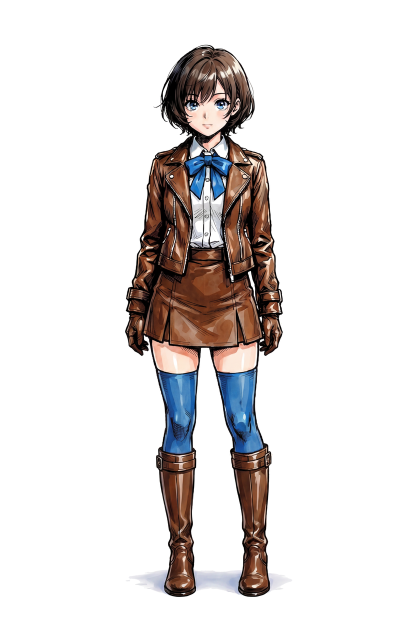
#> input picture assets/lora/JSEED/dataset-v10/front-full.png, 832 x 1248 px, found by its file name (shown at 1/2 size)
$ python build_jseed_dataset_v12.py
#> lines starting #> are read from the running program, lines starting #| are printed output that depends on the picture; after the words box and inside, x2 and y2 are one past the last pixel; in counts of white or black regions, pixels touching at a corner belong together
#!/usr/bin/env python3
"""Build the JSEED training dataset v12 — non-destructief, met achtergrondvarianten.

Elke master wordt UITSLUITEND gepad (met de randkleur van zijn eigen canvas)
tot de dichtstbijzijnde officiële FLUX.2-bucketverhouding en daarna met
Lanczos geschaald naar exact die bucket. Geen segmentatie, geen alpha, geen
compositing: elke haarstreng en elke witte lineart-vulling blijft behouden.
De enige pixelbewerking is uniform schalen — hetzelfde dat de trainer anders
zelf zou doen.

Eén expliciete rij per master met de volledige caption als literal.
Vervangt de afgekeurde segmentatieroute uit
scripts/prepare_jillian_subject_lora_dataset_v4.py (dataset v9, zie
assets/lora/JSEED/TRAINING_HANDOFF.md).
"""
from __future__ import annotations

import json
import math

import scipy.ndimage
from pathlib import Path

import numpy as np
from PIL import Image

MASTERS_DIR = Path("assets/lora/JSEED/masters")
OUTPUT = Path("assets/lora/JSEED/dataset-v12")
REVIEW = Path("assets/lora/JSEED/review")

# Achtergrondvarianten: naam-in-caption, RGB.
BACKGROUNDS = (
    ("white", (255, 255, 255)),
    ("warm ivory", (244, 239, 231)),
    ("cool light gray", (224, 230, 236)),
    ("pale blue", (210, 224, 238)),
    ("pale sage", (218, 230, 218)),
    ("pale rose", (238, 220, 226)),
    ("medium gray", (163, 169, 176)),
    ("dark slate", (50, 58, 70)),
)

# Officiële ~1MP FLUX.2-buckets als (hoogte, breedte).
BUCKETS = (
    (672, 1568), (688, 1504), (720, 1456), (752, 1392), (800, 1328),
    (832, 1248), (880, 1184), (944, 1104), (1024, 1024), (1104, 944),
    (1184, 880), (1248, 832), (1328, 800), (1392, 752), (1456, 720),
    (1504, 688), (1568, 672),
)

# (bestand in masters/, volledige caption)
MASTERS = [
    ("front-full.png",
     "JSEED. Black ink line art with light watercolor-like coloring. Full-body front view with a neutral expression. Plain white background."),
    ("front-full-cellshaded.png",
     "JSEED. Anime cel shading with clean ink outlines. Full-body front view with a faint smile. Plain white background."),
    ("front-full-lineart.png",
     "JSEED. Black-and-white ink line art. Full-body front view with a neutral expression. Plain white background."),
    ("side-full.png",
     "JSEED. Black ink line art with light watercolor-like coloring. Full-body left-facing side view with a neutral expression. Plain white background."),
    ("side-full-cellshaded.png",
     "JSEED. Anime cel shading with clean ink outlines. Full-body left-facing side view with a neutral expression. Plain white background."),
    ("side-full-lineart.png",
     "JSEED. Black-and-white ink line art. Full-body left-facing side view with a neutral expression. Plain white background."),
    ("back-full.png",
     "JSEED. Black ink line art with light watercolor-like coloring. Full-body rear view. Plain white background."),
    ("back-full-cellshaded.png",
     "JSEED. Anime cel shading with clean ink outlines. Full-body rear view. Plain white background."),
    ("back-full-lineart.png",
     "JSEED. Black-and-white ink line art. Full-body rear view. Plain white background."),
    ("front-upperbody.png",
     "JSEED. Black ink line art with light watercolor-like coloring. Front upper-body portrait with a neutral expression. Plain white background."),
    ("front-portrait-cellshaded.png",
     "JSEED. Anime cel shading with clean ink outlines. Front upper-body portrait with a neutral expression. Plain white background."),
    ("font-portrait-lineart.png",
     "JSEED. Black-and-white ink line art. Front upper-body portrait with a neutral expression. Plain white background."),
    ("side-upperbody.png",
     "JSEED. Black ink line art with light watercolor-like coloring. Left-facing side-profile upper-body portrait with a neutral expression. Plain white background."),
    ("three-quarter-upperbody.png",
     "JSEED. Black ink line art with light watercolor-like coloring. Left-facing three-quarter upper-body view with a neutral expression. Plain white background."),
    ("three-quarter-upperbody-cellshaded.png",
     "JSEED. Anime cel shading with clean ink outlines. Left-facing three-quarter upper-body view with a neutral expression. Plain white background."),
    ("three-quarter-upperbody-lineart.png",
     "JSEED. Black-and-white ink line art. Left-facing three-quarter upper-body view with a neutral expression. Plain white background."),
    ("portrait-lookleft.png",
     "JSEED. Black ink line art with light watercolor-like coloring. Upper-body portrait looking to the left with a neutral expression. Plain white background."),
    ("portrait-lookleft-cellshaded.png",
     "JSEED. Anime cel shading with clean ink outlines. Upper-body portrait looking to the left with a neutral expression. Plain white background."),
    ("portrait-lookleft-lineart.png",
     "JSEED. Black-and-white ink line art. Upper-body portrait looking to the left with a neutral expression. Plain white background."),
    ("determined_fullbody_wide.png",
     "JSEED. Black ink line art with light watercolor-like coloring. Full-body standing view with a determined expression. Plain white background."),
    ("determined_fullbody_wide-cellshaded.png",
     "JSEED. Anime cel shading with clean ink outlines. Full-body standing view with a determined expression. Plain white background."),
    ("determined_fullbody_wide-lineart.png",
     "JSEED. Black-and-white ink line art. Full-body standing view with a determined expression. Plain white background."),
    ("determined_nearly_fullbody.png",
     "JSEED. Black ink line art with light watercolor-like coloring. Nearly full-body standing view with a determined expression. Plain white background."),
    ("determined_nearly_fullbody-cellshaded.png",
     "JSEED. Anime cel shading with clean ink outlines. Nearly full-body standing view with a determined expression. Plain white background."),
    ("determined_nearly_fullbody-lineart.png",
     "JSEED. Black-and-white ink line art. Nearly full-body standing view with a determined expression. Plain white background."),
    ("determined_portrait.png",
     "JSEED. Black ink line art with light watercolor-like coloring. Portrait with a determined expression. Plain white background."),
    ("determined_portrait-cellshaded.png",
     "JSEED. Anime cel shading with clean ink outlines. Portrait with a determined expression. Plain white background."),
    ("determined_portrait-lineart.png",
     "JSEED. Black-and-white ink line art. Portrait with a determined expression. Plain white background."),
    ("determined_waistup_wide.png",
     "JSEED. Black ink line art with light watercolor-like coloring. Waist-up view with a determined expression. Plain white background."),
    ("determined_waistup_wide-cellshaded.png",
     "JSEED. Anime cel shading with clean ink outlines. Waist-up view with a determined expression. Plain white background."),
    ("determined_waistup_wide-lineart.png",
     "JSEED. Black-and-white ink line art. Waist-up view with a determined expression. Plain white background."),
    ("upset_fullbody_wide.png",
     "JSEED. Black ink line art with light watercolor-like coloring. Seated full-body view, tense and sweating. Plain white background."),
    ("upset_fullbody_wide-cellshaded.png",
     "JSEED. Anime cel shading with clean ink outlines. Seated full-body view, tense and sweating. Plain white background."),
    ("upset_fullbody_wide-lineart.png",
     "JSEED. Black-and-white ink line art. Seated full-body view, tense and sweating. Plain white background."),
    ("upset_nearly_fullbody.png",
     "JSEED. Black ink line art with light watercolor-like coloring. Nearly full-body view, visibly upset with tears. Plain white background."),
    ("upset_nearly_fullbody-cellshaded.png",
     "JSEED. Anime cel shading with clean ink outlines. Nearly full-body view, visibly upset with tears. Plain white background."),
    ("upset_nearly_fullbody-lineart.png",
     "JSEED. Black-and-white ink line art. Nearly full-body view, visibly upset with tears. Plain white background."),
    ("upset_portrait.png",
     "JSEED. Black ink line art with light watercolor-like coloring. Portrait, visibly upset with tears. Plain white background."),
    ("upset_portrait-cellshaded.png",
     "JSEED. Anime cel shading with clean ink outlines. Portrait, visibly upset with tears. Plain white background."),
    ("upset_portrait-lineart.png",
     "JSEED. Black-and-white ink line art. Portrait, visibly upset with tears. Plain white background."),
    ("upset_waistup_wide.png",
     "JSEED. Black ink line art with light watercolor-like coloring. Waist-up view, visibly upset with tears. Plain white background."),
    ("upset_waistup_wide-cellshaded.png",
     "JSEED. Anime cel shading with clean ink outlines. Waist-up view, visibly upset with tears. Plain white background."),
    ("upset_waistup_wide-lineart.png",
     "JSEED. Black-and-white ink line art. Waist-up view, visibly upset with tears. Plain white background."),
    ("warm_smile_nearly_fullbody.png",
     "JSEED. Black ink line art with light watercolor-like coloring. Nearly full-body standing view with a warm smile. Plain white background."),
    ("warm_smile_nearly_fullbody-cellshaded.png",
     "JSEED. Anime cel shading with clean ink outlines. Nearly full-body standing view with a warm smile. Plain white background."),
    ("warm_smile_nearly_fullbody-lineart.png",
     "JSEED. Black-and-white ink line art. Nearly full-body standing view with a warm smile. Plain white background."),
    ("warm_smile_portrait.png",
     "JSEED. Black ink line art with light watercolor-like coloring. Portrait with a warm smile. Plain white background."),
    ("warm_smile_portrait-cellshaded.png",
     "JSEED. Anime cel shading with clean ink outlines. Portrait with a warm smile. Plain white background."),
    ("warm_smile_portrait-lineart.png",
     "JSEED. Black-and-white ink line art. Portrait with a warm smile. Plain white background."),
    ("warm_smile_waistup_wide.png",
     "JSEED. Black ink line art with light watercolor-like coloring. Waist-up view with a warm smile. Plain white background."),
    ("warm_smile_waistup_wide-cellshaded.png",
     "JSEED. Anime cel shading with clean ink outlines. Waist-up view with a warm smile. Plain white background."),
    ("warm_smile_waistup_wide-lineart.png",
     "JSEED. Black-and-white ink line art. Waist-up view with a warm smile. Plain white background."),
]


def border_color(image: Image.Image) -> tuple[int, int, int]:
    """Mediaan van de randpixels: robuust tegen een figuur die de rand raakt."""
    pixels = np.asarray(image, dtype=np.float64)
    edges = np.concatenate([
        pixels[:8].reshape(-1, 3),
        pixels[-8:].reshape(-1, 3),
        pixels[:, :8].reshape(-1, 3),
        pixels[:, -8:].reshape(-1, 3),
    ])
    return tuple(int(round(v)) for v in np.median(edges, axis=0))


def edge_touches_figure(edge_pixels: np.ndarray, color: tuple[int, int, int]) -> bool:
    distance = np.abs(edge_pixels.astype(np.float64) - color).sum(axis=1)
    return (distance > 120).mean() > 0.02


def nearest_bucket(width: int, height: int) -> tuple[int, int]:
    aspect = width / height
    return min(BUCKETS, key=lambda b: abs(math.log(aspect / (b[1] / b[0]))))


def pad_to_aspect(image: Image.Image, aspect: float, color: tuple[int, int, int]) -> Image.Image:
    """Padden tot exact de gevraagde verhouding; voegt alleen randpixels toe.

    Randen waar de figuur is afgesneden (bijv. de onderkant van een portret)
    krijgen geen padding — anders ontstaat daar een zwevende band."""
    width, height = image.size
    pixels = np.asarray(image)
    if width / height < aspect:
        new_width, new_height = int(round(height * aspect)), height
    else:
        new_width, new_height = width, int(round(width / aspect))
    pad_x = new_width - width
    pad_y = new_height - height
    left = pad_x // 2
    if pad_x and edge_touches_figure(pixels[:, 0], color):
        left = 0
    elif pad_x and edge_touches_figure(pixels[:, -1], color):
        left = pad_x
    top = pad_y // 2
    if pad_y and edge_touches_figure(pixels[0], color):
        top = 0
    elif pad_y and edge_touches_figure(pixels[-1], color):
        top = pad_y
    canvas = Image.new("RGB", (new_width, new_height), color)
    canvas.paste(image, (left, top))
    return canvas


LIGHT_BACKGROUNDS = ("white", "warm ivory", "cool light gray", "pale blue", "pale sage", "pale rose")


def background_region(pixels: np.ndarray, white: tuple[int, int, int]) -> tuple[np.ndarray, np.ndarray]:
    """Achtergrond = licht-en-kleurloos gebied dat vanaf de canvasrand bereikbaar is.

    Doorlaatbaar zijn wit én lichte grijze slagschaduwen (licht + lage
    saturatie), zodat de fill door schaduwen heen ook ingesloten zakken
    (tussen benen, onder armen) bereikt. Inktlijnen en gekleurde pixels zijn
    barrières: wit bínnen het onderwerp (blouse, lineart-vulling, highlights)
    blijft onbereikbaar en dus onaangetast."""
    passable = (pixels.min(axis=2) >= 175) & (pixels.max(axis=2) - pixels.min(axis=2) <= 30)
    labels, _ = scipy.ndimage.label(passable)
    border_labels = np.unique(np.concatenate([
        labels[0], labels[-1], labels[:, 0], labels[:, -1],
    ]))
    border_labels = border_labels[border_labels != 0]
    region = np.isin(labels, border_labels)
    band = scipy.ndimage.binary_dilation(region, iterations=2) & ~region
    return region, band


def apply_background(
    padded: Image.Image,
    region: np.ndarray,
    band: np.ndarray,
    white: tuple[int, int, int],
    color: tuple[int, int, int],
) -> Image.Image:
    """Multiplicatieve overdracht P' = P * (kleur/wit) op achtergrond + randband.

    Wit wordt exact de nieuwe kleur, een schaduwgrijs wordt dezelfde schaduw
    op de nieuwe kleur, en anti-alias-randpixels mengen mee — geen halo's."""
    pixels = np.asarray(padded, dtype=np.float64)
    factor = np.asarray(color, dtype=np.float64) / np.asarray(white, dtype=np.float64)
    output = pixels.copy()
    zone = region | band
    output[zone] = np.clip(pixels[zone] * factor, 0, 255)
    return Image.fromarray(output.astype(np.uint8))


def tint_paper(padded: Image.Image, white: tuple[int, int, int], color: tuple[int, int, int]) -> Image.Image:
    """Lineart: het hele vel krijgt de papiertint (multiply), binnenwit incluis."""
    pixels = np.asarray(padded, dtype=np.float64)
    factor = np.asarray(color, dtype=np.float64) / np.asarray(white, dtype=np.float64)
    return Image.fromarray(np.clip(pixels * factor, 0, 255).astype(np.uint8))


def main() -> None:
    if OUTPUT.exists():
        raise FileExistsError(
            f"{OUTPUT} bestaat al — een gewijzigde dataset krijgt een nieuw pad "
            "(en een nieuwe cache en trainingsoutput)."
        )
    OUTPUT.mkdir(parents=True)
    REVIEW.mkdir(parents=True, exist_ok=True)

    manifest = []
    records = []
    used_buckets = []
    for file_name, prompt in MASTERS:
        if not prompt.endswith("Plain white background."):
            raise ValueError(f"Caption van {file_name} eindigt niet op de achtergrondzin")
        source = Image.open(MASTERS_DIR / file_name).convert("RGB")
#> source is the input picture: PIL image 832x1248 RGB; mean R, G, B 225.3, 221.4, 220.6
        white = border_color(source)
#> white = (255, 255, 255)
        bucket_height, bucket_width = nearest_bucket(*source.size)
        padded = pad_to_aspect(source, bucket_width / bucket_height, white)
        if (bucket_height, bucket_width) not in used_buckets:
            used_buckets.append((bucket_height, bucket_width))
        is_lineart = "-lineart" in file_name or file_name == "font-portrait-lineart.png"
        if not is_lineart:
            region, band = background_region(np.asarray(padded), white)
#> in background_region, `passable = (pixels.min(axis=2) >= 175) & (pixels.max(axis=2) - pixels...`:
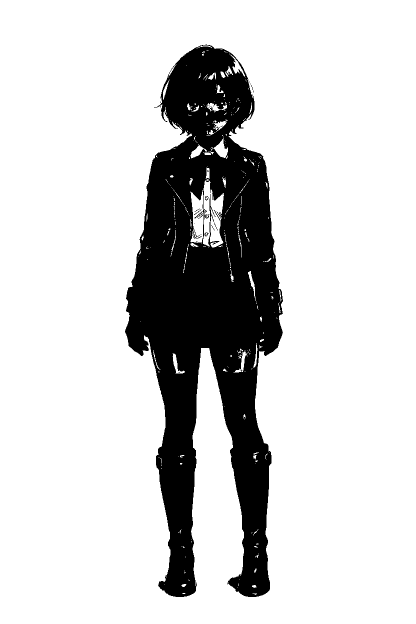
#> passable: shape (1248, 832) bool (shown at 1/2 size); 81.7% white; 37 black regions (33 under 20 px), largest, box (x1, y1, x2, y2) and area: (250, 89, 566, 1194) 189963, (410, 392, 417, 401) 29, (409, 465, 417, 473) 29, (388, 419, 403, 430) 21
#> in background_region, `labels, _ = scipy.ndimage.label(passable)`:
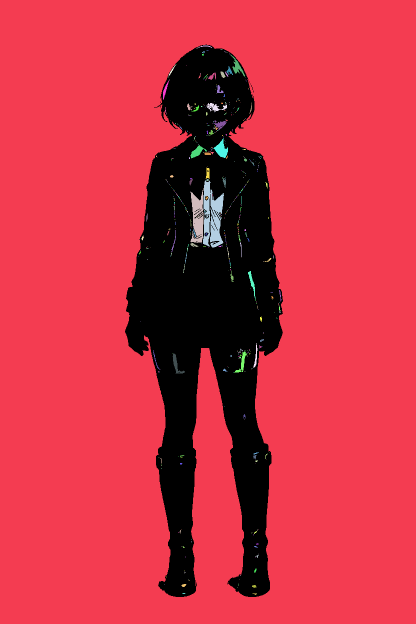
#> labels: shape (1248, 832) int32 (shown at 1/2 size); 550 distinct labels, from 0 to 549; one colour per label, 0 black
#> in background_region, `border_labels = np.unique(np.concatenate([ labels[0], labels[-1], labe..`: border_labels = [1]
#> in background_region, `region = np.isin(labels, border_labels)`:
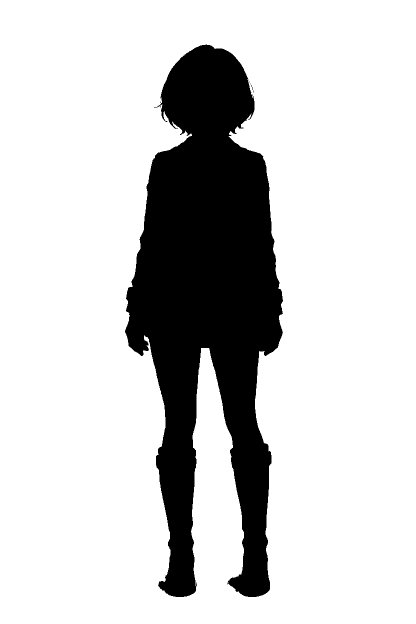
#> region: shape (1248, 832) bool (shown at 1/2 size); 80.6% white; 12 black regions (11 under 20 px), largest, box (x1, y1, x2, y2) and area: (250, 89, 566, 1194) 201652
#> in background_region, `band = scipy.ndimage.binary_dilation(region, iterations=2) & ~region`:
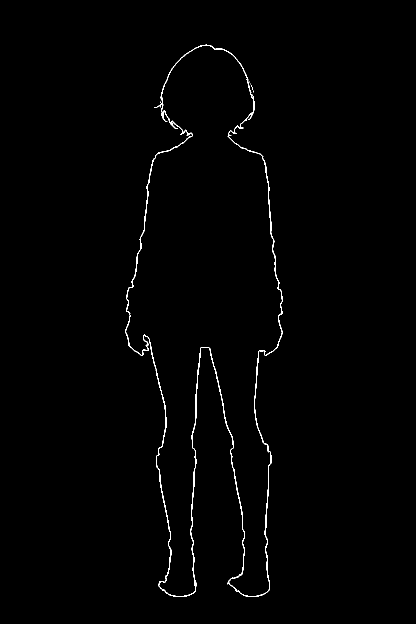
#> band: shape (1248, 832) bool (shown at 1/2 size); 0.74% white in thin lines or dots, all inside (x1, y1, x2, y2) = (250, 89, 566, 1194)
        stem = Path(file_name).stem
        for label, color in BACKGROUNDS:
            if is_lineart and label not in LIGHT_BACKGROUNDS:
                continue
            if label == "white":
                variant = padded
            elif is_lineart:
                variant = tint_paper(padded, white, color)
            else:
                variant = apply_background(padded, region, band, white, color)
            final = variant.resize((bucket_width, bucket_height), Image.LANCZOS)
            variant_name = f"{stem}__{label.replace(' ', '-')}.png"
            final.save(OUTPUT / variant_name, compress_level=4)
            variant_prompt = prompt.removesuffix("Plain white background.") + f"Plain {label} background."
            records.append({"file_name": variant_name, "prompt": variant_prompt})
            manifest.append({
                "file_name": variant_name,
                "source": (MASTERS_DIR / file_name).as_posix(),
                "background": label,
                "bucket": [bucket_height, bucket_width],
                "prompt": variant_prompt,
            })
#> this loop made 8 passes
#> pass 2, in apply_background, `zone = region | band`:
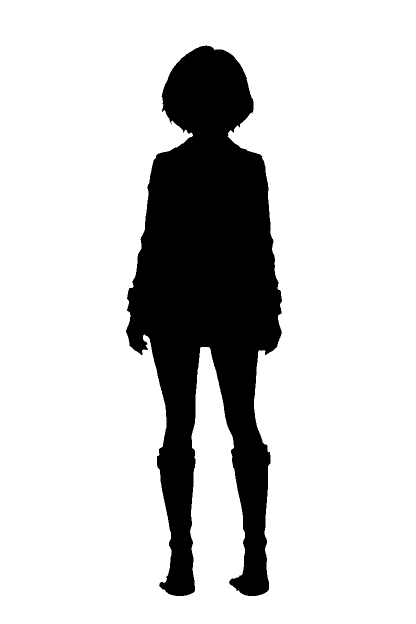
#> zone: shape (1248, 832) bool (shown at 1/2 size); 81.3% white; 1 black region, box (x1, y1, x2, y2) and area: (252, 91, 564, 1192) 194014
#> pass 2, in main, `variant = apply_background(padded, region, band, white, color)`:
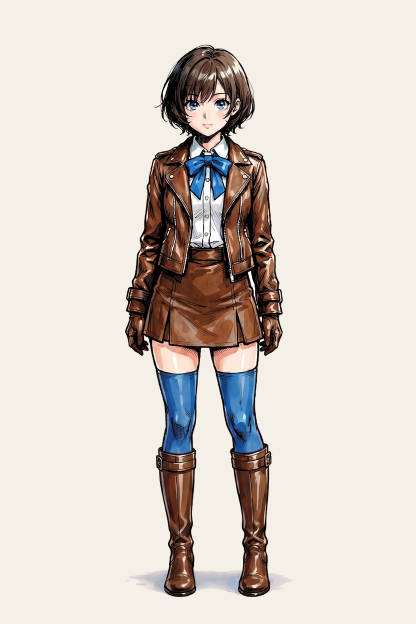
#> variant: PIL image 832x1248 RGB (shown at 1/2 size); mean R, G, B 216.4, 208.5, 201.2
#> after the loop:
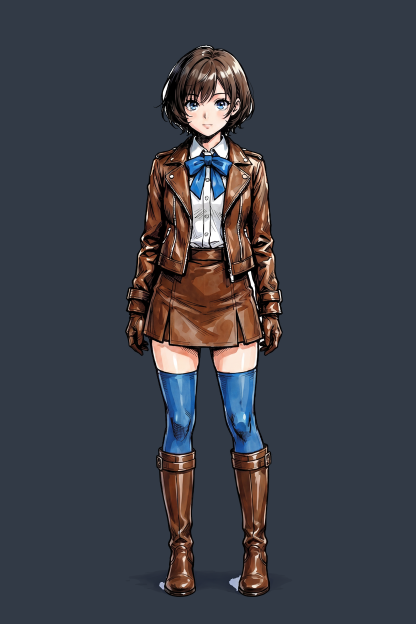
#> final: PIL image 832x1248 RGB (shown at 1/2 size); mean R, G, B 60, 62.6, 71.4
#> after the loop, manifest = 8 items; records = 8 items
        print(f"{stem}: klaar", flush=True)

    with open(OUTPUT / "metadata.jsonl", "w", encoding="utf-8") as handle:
        for record in records:
            handle.write(json.dumps(record, ensure_ascii=False) + "\n")
    with open(REVIEW / "dataset-v12-manifest.json", "w", encoding="utf-8") as handle:
        json.dump(manifest, handle, indent=2, ensure_ascii=False)

    for label, _color in BACKGROUNDS:
        suffix = f"__{label.replace(' ', '-')}.png"
        thumbs = []
        for record in records:
            if record["file_name"].endswith(suffix):
                thumb = Image.open(OUTPUT / record["file_name"])
                scale = 220 / thumb.height
                thumbs.append(thumb.resize((int(thumb.width * scale), 220)))
        columns = 8
        rows = (len(thumbs) + columns - 1) // columns
        row_width = max(
            sum(t.width for t in thumbs[r * columns : (r + 1) * columns]) + 10 * columns
            for r in range(rows)
        )
        sheet = Image.new("RGB", (row_width, rows * 230), "white")
        for index, thumb in enumerate(thumbs):
            row, column = divmod(index, columns)
            x = sum(t.width + 10 for t in thumbs[row * columns : row * columns + column])
            sheet.paste(thumb, (x, row * 230))
        sheet.save(REVIEW / f"dataset-v12-contact-{label.replace(' ', '-')}.png")

    used_buckets.sort()
    buckets_arg = ";".join(f"{h},{w}" for h, w in used_buckets)
    print(f"{len(records)} beelden -> {OUTPUT}")
    print(f'gebruikte buckets ({len(used_buckets)}): --aspect_ratio_buckets "{buckets_arg}"')
    print(f"manifest + contactbladen -> {REVIEW}/dataset-v12-*")


if __name__ == "__main__":
#> (the run stopped early here; a loop or call above may not have finished)
